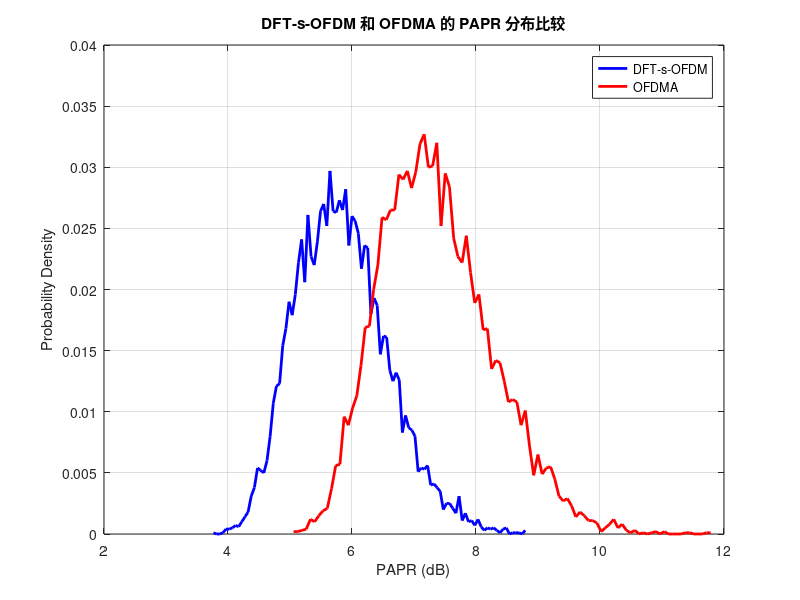

This chart was generated by the following MATLAB code:
% DFT-s-OFDM 和 OFDMA 的 PAPR 比较（无工具箱）
clear; clc;

% 参数设置
N = 256;           % IFFT/FFT 大小
M = 64;            % 数据子载波数
num_symbols = 1e4; % 仿真符号数
mod_order = 16;    % 调制阶数（16QAM）

% 生成16QAM星座表（手动映射）
qam_table = (1/sqrt(10)) * [  % 归一化因子sqrt(10)
    -3-3i; -3-1i; -3+3i; -3+1i;   % 索引0-3
    -1-3i; -1-1i; -1+3i; -1+1i;   % 索引4-7
    3-3i;  3-1i;  3+3i;  3+1i;    % 索引8-11
    1-3i;  1-1i;  1+3i;  1+1i;    % 索引12-15
];

% 初始化 PAPR 存储
papr_dft_s_ofdm = zeros(num_symbols, 1);
papr_ofdma = zeros(num_symbols, 1);

% PAPR 计算函数
calculate_papr = @(x) 10*log10(max(abs(x).^2) / mean(abs(x).^2));

%% 仿真循环
for i = 1:num_symbols
    % 生成随机数据（0到15的索引）
    tx_data = randi([0 mod_order-1], M, 1);
    
    % 调制（16QAM）
    tx_symbols = qam_table(tx_data + 1); % MATLAB索引从1开始
    
    % === DFT-s-OFDM ===
    % DFT 预编码
    dft_precoded = fft(tx_symbols) / sqrt(M);
    
    % 子载波映射（中心对齐）
    ifft_input = zeros(N, 1);
    start_idx = floor((N-M)/2) + 1;
    ifft_input(start_idx:start_idx+M-1) = dft_precoded;
    
    % IFFT 变换
    tx_time_dft_s_ofdm = ifft(ifft_input) * sqrt(N);
    
    % 计算 PAPR
    papr_dft_s_ofdm(i) = calculate_papr(tx_time_dft_s_ofdm);
    
    % === OFDMA ===
    % 子载波映射（中心对齐）
    ifft_input = zeros(N, 1);
    ifft_input(start_idx:start_idx+M-1) = tx_symbols;
    
    % IFFT 变换
    tx_time_ofdma = ifft(ifft_input) * sqrt(N);
    
    % 计算 PAPR
    papr_ofdma(i) = calculate_papr(tx_time_ofdma);
end

%% 绘制 PAPR 分布
figure;
[count_dft, bin_dft] = hist(papr_dft_s_ofdm, 100);
[count_ofdma, bin_ofdma] = hist(papr_ofdma, 100);

% 归一化
count_dft = count_dft / num_symbols;
count_ofdma = count_ofdma / num_symbols;

% 绘制 PDF
plot(bin_dft, count_dft, 'b', 'LineWidth', 2);
hold on;
plot(bin_ofdma, count_ofdma, 'r', 'LineWidth', 2);
grid on;
xlabel('PAPR (dB)');
ylabel('Probability Density');
title('DFT-s-OFDM 和 OFDMA 的 PAPR 分布比较');
legend('DFT-s-OFDM', 'OFDMA');

% 计算并显示平均 PAPR
mean_papr_dft_s_ofdm = mean(papr_dft_s_ofdm);
mean_papr_ofdma = mean(papr_ofdma);
fprintf('DFT-s-OFDM 的平均 PAPR: %.2f dB\n', mean_papr_dft_s_ofdm);
fprintf('OFDMA 的平均 PAPR: %.2f dB\n', mean_papr_ofdma);